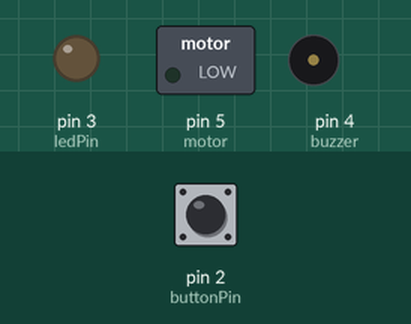
Simulated run of this sketch. Board: Arduino Uno, built with avr-gcc and run on an emulated ATmega328P. On the bench: switched loads named in the sketch (green lamp = pin HIGH), output pins drawn as LEDs (lit = HIGH), buzzer (waves = sounding). Inputs (shaded band) come from the test bench; at power-on: pin 2 (buttonPin) LOW.

Above: at 1.2 s.
1.3 s: pin 2 (buttonPin) pulled HIGH for 0.15 s
At 1.37 s:
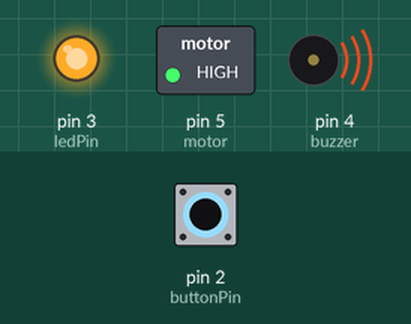
2.9 s: pin 2 (buttonPin) pulled HIGH for 3.2 s
At 6.8 s:
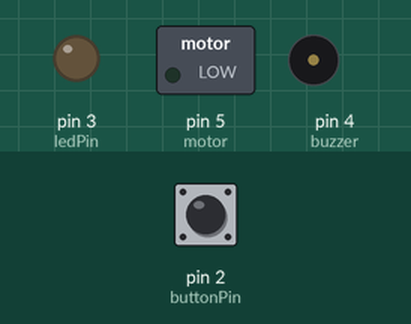
Timing chart, 0 to 8.3 s (numbered marks = the images above; inputs shaded):
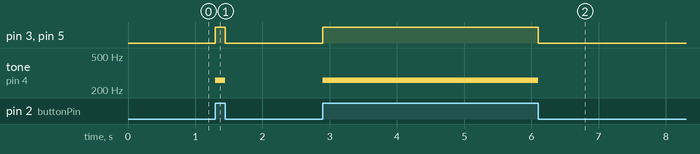

Measured:
- after the input at 1.3 s, pin 3 (ledPin), pin 5 (motor): LOW → HIGH at once, → LOW 0.15 s later; tone on pin 4 (buzzer): silent → 261 Hz at once, → silent 0.15 s later
- after the input at 2.9 s, pin 3 (ledPin), pin 5 (motor): LOW → HIGH at once, → LOW 3.2 s later; tone on pin 4 (buzzer): silent → 261 Hz at once, → silent 3.2 s later

The sketch:

custom_final.ino
```cpp
// Project 2, Part 5: Final custom circuit The purpose of this project was to create a custom buzzer tune.
// We used chat GPT to generate the notes and note durations necessary to create twinkle twinkle little star with the buzzer

// Group Members: Josh Wild, Dayne Newman
// Group Number: 14 (not sure this is what the bottom of the breadboard said)
// Date: 2/11/2025
// Code written by: Both team members with help from ChatGPT

// constants won't change:
const int buttonPin = 2;  //pushbutton pin
const int ledPin = 3;     // LED pin
const int buzzer = 4;     // buzzer pin
const int motor = 5;      // motor pin
const int c_note = 261;   // tune of buzzer

// variables will change:
int buttonState = 0; //for reading the pushbutton status

void setup() {
  // initialize the LED, motor, and buzzer pins as an output:
  pinMode(ledPin, OUTPUT);
  pinMode(motor, OUTPUT);
  pinMode(buzzer, OUTPUT);
  // initialize the pushbutton pin as an input:
  pinMode(buttonPin, INPUT);
}

void loop() {
  // read the state of the pushbutton value:
  buttonState = digitalRead(buttonPin);
  // check if the pushbutton is pressed. If it is, the buttonState is HIGH:
  if (buttonState == HIGH) {
    // turn LED, motor, and buzzer on. Set the buzzer to play the specified note:
    digitalWrite(ledPin, HIGH);
    analogWrite(motor, 255);
    tone(buzzer, c_note);

  }
  else {
    // turn LED, motor, and buzzer off:
    digitalWrite(ledPin, LOW);
    analogWrite(motor, 0);
    noTone(buzzer);
  }
}
```
